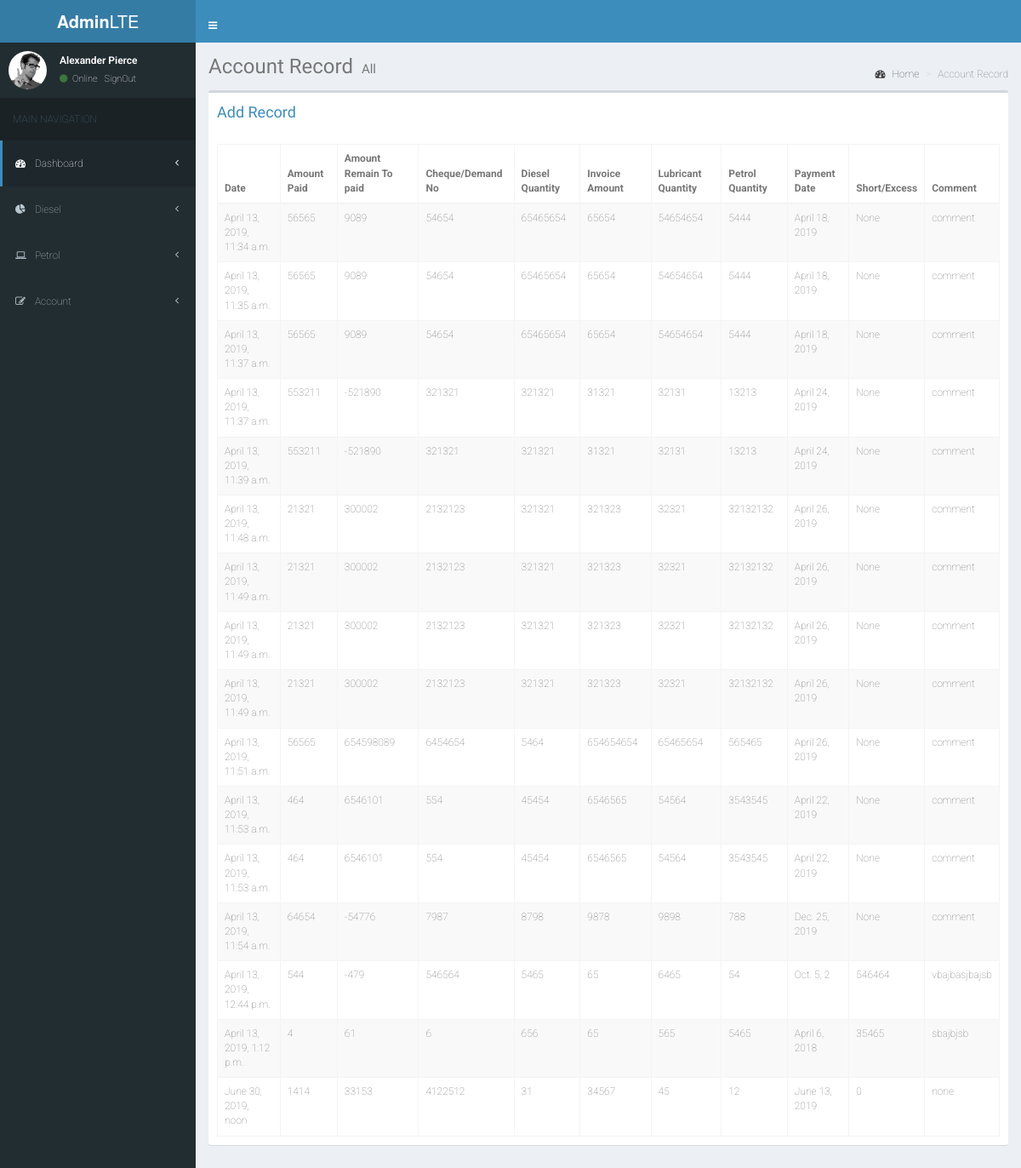
/account/, run on an earlier commit of the app's database.
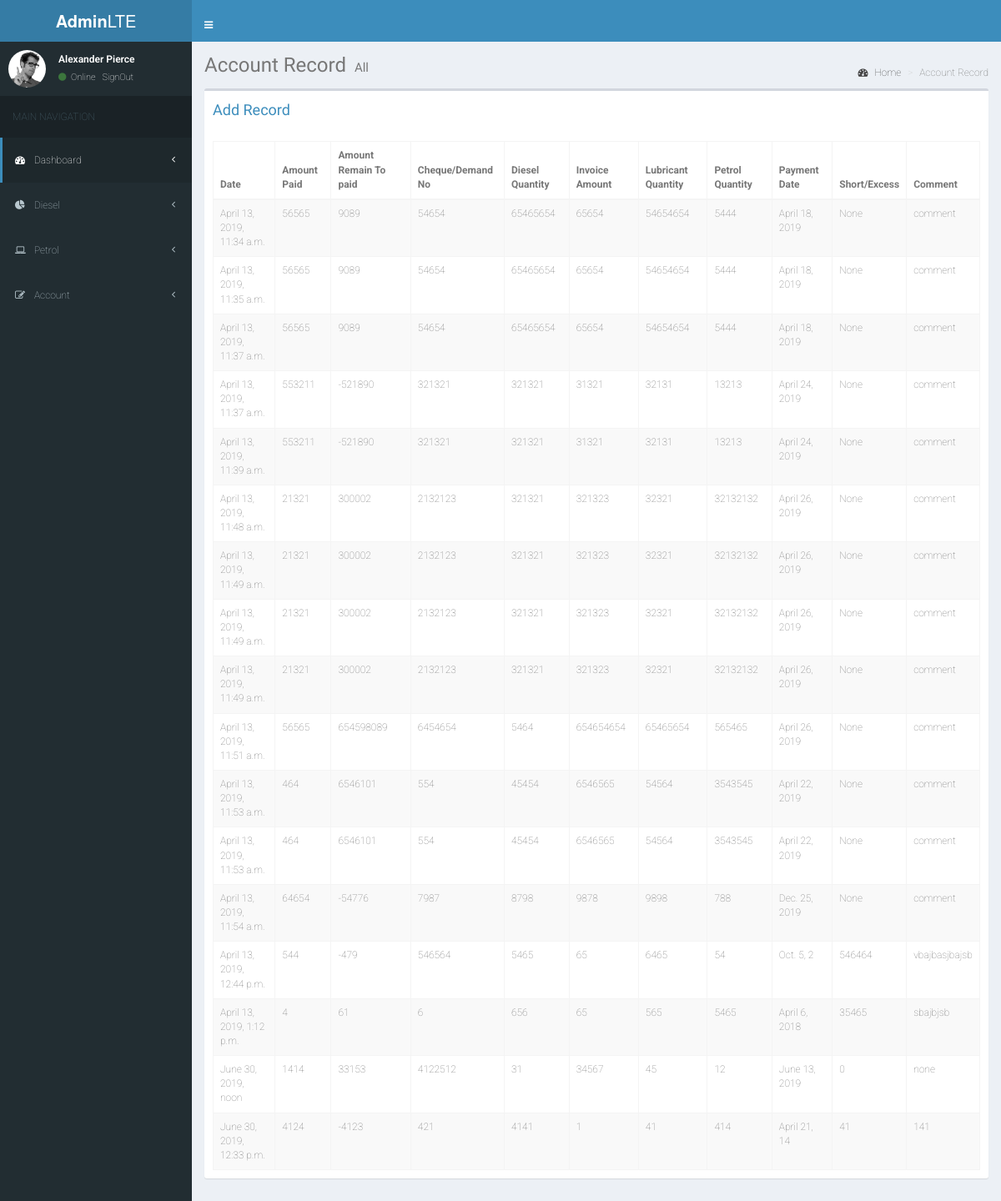
And on a later commit of the database.
### PPMS_backend/models.py (models this page shows, shortened)
class Account(models.Model):
    date = models.DateTimeField(auto_now_add=True)
    invoiceNumber = models.IntegerField(unique_for_date=True)
    petrolQuantity = models.IntegerField(blank=True)
    dieselQuantity = models.IntegerField(blank=True)
    lubricantQuantity = models.IntegerField(blank=True)
    invoiceAmount = models.IntegerField(blank=False, null=False)
    cheque_demand_number = models.IntegerField(blank=False, null=False)
    paymentDate = models.DateField(auto_now_add=False, auto_now=False)
    amountPaid = models.IntegerField()
    amountRemainPaid = models.IntegerField()
    shortExcess = models.IntegerField(null=True)
    comment = models.CharField(max_length=255, null=True)

### PPMS_backend/views.py (the view)
# urls.py: path('account/', views.accountForm, name="account"),
def accountForm(request):
    student_list = Account.objects.all()
    return render(request, 'account.html', {'account': student_list})

### PPMS_backend/templates/account.html (shortened to what this page needs)
{% extends 'base.html' %}
{% load static %}
{% block extracss %}
    <link rel="stylesheet" type="text/css" href="{% static 'css/style.css' %}">
    <link rel="stylesheet" href="{% static 'css/dataTables.bootstrap.min.css' %}">
{% endblock %}
{% block content %}
    <section class="content-header">
        <h1>
            Account Record
            <small>All</small>
        </h1>
        <ol class="breadcrumb">
            <li><a href="{% url 'home' %}"><i class="fa fa-dashboard"></i> Home</a></li>
            <li class="active">Account Record</li>
        </ol>
    </section>
    <section class="content">
        <div class="row">
            <div class="col-xs-12">
                <div class="box">
                    <div class="box-header">
                        <h3 class="box-title"><a href="{% url 'account-form' %}">Add Record</a></h3>
                    </div>
                    <div class="box-body">
                        <table id="example2" class="table table-bordered table-striped">
                            <thead>
                            <tr>
                                <th>Date</th>
                                <th>Amount Paid</th>
                                <th>Amount Remain To paid</th>
                                <th>Cheque/Demand No</th>
                                <th>Diesel Quantity</th>
                                <th>Invoice Amount</th>
                                <th>Lubricant Quantity</th>
                                <th>Petrol Quantity</th>
                                <th>Payment Date</th>
                                <th>Short/Excess</th>
                                <th>Comment</th>
                            </tr>
                            </thead>
                            <tbody>
                            {% for foo in account %}
                                <tr>
                                    <td>{{ foo.date }}</td>
                                    <td>{{ foo.amountPaid }}</td>
                                    <td>{{ foo.amountRemainPaid }}</td>
                                    <td>{{ foo.cheque_demand_number }}</td>
                                    <td>{{ foo.dieselQuantity }}</td>
                                    <td>{{ foo.invoiceAmount }}</td>
                                    <td>{{ foo.lubricantQuantity }}</td>
                                    <td>{{ foo.petrolQuantity }}</td>
                                    <td>{{ foo.paymentDate }}</td>
                                    <td>{{ foo.shortExcess }}</td>
                                    <td>{{ foo.comment }}</td>
                                </tr>
                            {% endfor %}
                            </tbody>
                        </table>
                    </div>
                </div>
            </div>
        </div>
    </section>
{% endblock %}

What changed in the data, as far as the page shows it:
added Account: date "June 30, 2019, 12:33 p.m.", amountPaid "4124", amountRemainPaid "-4123", cheque_demand_number "421", dieselQuantity "4141", invoiceAmount "1", lubricantQuantity "41", petrolQuantity "414", paymentDate "April 21, 14", shortExcess "41", comment "141"
